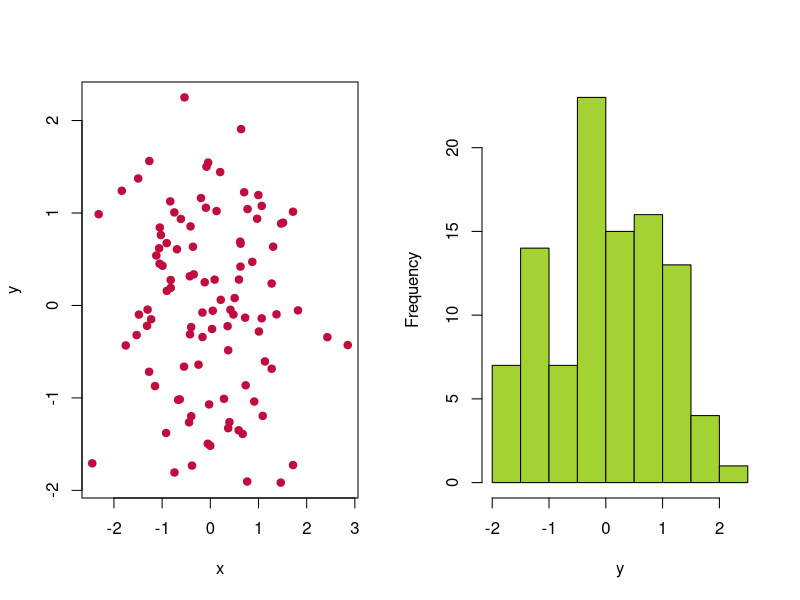

Recreate this plot in R.
## ---- chunk 1
set.seed(2025)
data = data.frame(x = rnorm(100), y = rnorm(100))
## ---- chunk 2
col = data.frame(blue    = "#0028A5",
                 cyan    = "#4AC9E3",
                 apple   = "#A4D233",
                 gold    = "#FFC845",
                 orange  = "#FC4C02",
                 berry   = "#BF0D3E",
                 black   = "#000000",
                 white   = "#FFFFFF",
                 blue.4  = "#001E7C"
)
## ---- chunk 3
#| fig-height: 3.8
#| fig-width: 7

par(mfrow = c(1,2))
plot(x = data$x, y = data$y, col = col$berry, pch = 19, xlab = "x", ylab = "y")
hist(x = data$y, col = col$apple, main = NULL, xlab = "y")
## ---- chunk 4
sessionInfo()
